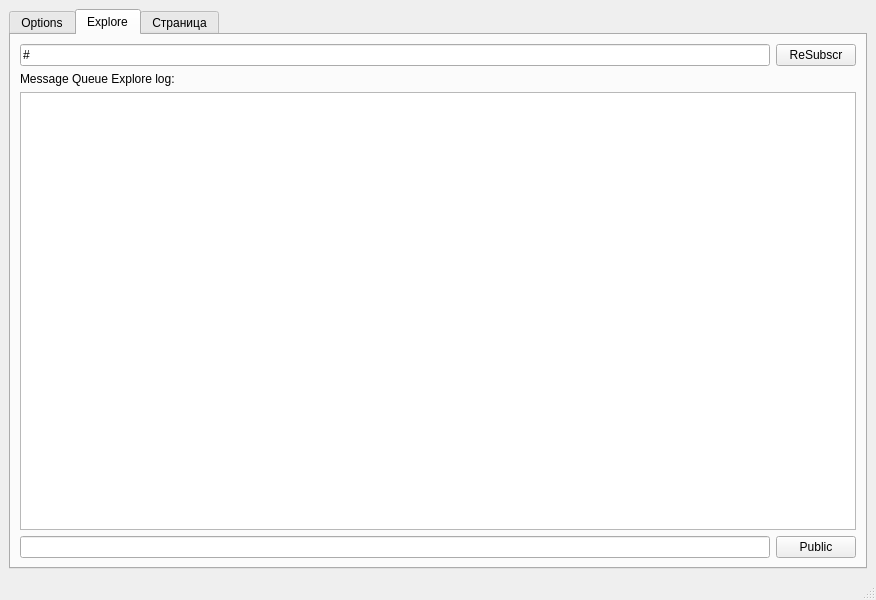
<?xml version="1.0" encoding="UTF-8"?>
<ui version="4.0">
 <class>MainWindow</class>
 <widget class="QMainWindow" name="MainWindow">
  <property name="geometry">
   <rect>
    <x>0</x>
    <y>0</y>
    <width>876</width>
    <height>600</height>
   </rect>
  </property>
  <property name="windowTitle">
   <string>NATS.io Explore</string>
  </property>
  <widget class="QWidget" name="centralwidget">
   <layout class="QGridLayout" name="gridLayout_2">
    <item row="0" column="0">
     <widget class="QTabWidget" name="tabWidget">
      <property name="currentIndex">
       <number>1</number>
      </property>
      <widget class="QWidget" name="wtOpt">
       <attribute name="title">
        <string>Options</string>
       </attribute>
       <layout class="QVBoxLayout" name="verticalLayout_3">
        <item>
         <widget class="QLineEdit" name="PathIniFile">
          <property name="enabled">
           <bool>true</bool>
          </property>
          <property name="font">
           <font>
            <weight>50</weight>
            <italic>true</italic>
            <bold>false</bold>
           </font>
          </property>
          <property name="text">
           <string>default.ini</string>
          </property>
         </widget>
        </item>
        <item>
         <layout class="QHBoxLayout" name="horizontalLayout">
          <item>
           <widget class="QPushButton" name="pbReloadini">
            <property name="text">
             <string>ReLoad ini</string>
            </property>
           </widget>
          </item>
          <item>
           <widget class="QPushButton" name="wpbSaveini">
            <property name="text">
             <string>Save ini</string>
            </property>
           </widget>
          </item>
          <item>
           <widget class="QPushButton" name="wpbOpenDialogini">
            <property name="text">
             <string>Open Dialog / Сменить ini</string>
            </property>
           </widget>
          </item>
         </layout>
        </item>
        <item>
         <widget class="QLabel" name="label">
          <property name="font">
           <font>
            <weight>75</weight>
            <bold>true</bold>
           </font>
          </property>
          <property name="text">
           <string>Server NATS.io</string>
          </property>
          <property name="margin">
           <number>0</number>
          </property>
          <property name="indent">
           <number>0</number>
          </property>
         </widget>
        </item>
        <item>
         <layout class="QGridLayout" name="gridLayout">
          <item row="0" column="1">
           <widget class="QLineEdit" name="weHostNameNATSio">
            <property name="text">
             <string>127.0.0.1</string>
            </property>
           </widget>
          </item>
          <item row="0" column="0">
           <widget class="QLabel" name="label_2">
            <property name="text">
             <string>Host Name</string>
            </property>
           </widget>
          </item>
          <item row="1" column="0">
           <widget class="QLabel" name="label_3">
            <property name="text">
             <string>Sockert Port</string>
            </property>
           </widget>
          </item>
          <item row="1" column="1">
           <widget class="QSpinBox" name="wvPortNATSio">
            <property name="maximum">
             <number>65535</number>
            </property>
            <property name="value">
             <number>4222</number>
            </property>
           </widget>
          </item>
         </layout>
        </item>
        <item>
         <widget class="QLabel" name="label_6">
          <property name="text">
           <string>Account NATS.io user</string>
          </property>
         </widget>
        </item>
        <item>
         <layout class="QGridLayout" name="gridLayout_3">
          <item row="2" column="1">
           <widget class="QLineEdit" name="weUPasswd"/>
          </item>
          <item row="1" column="1">
           <widget class="QLineEdit" name="weUName">
            <property name="text">
             <string>user</string>
            </property>
           </widget>
          </item>
          <item row="2" column="0">
           <widget class="QLabel" name="label_5">
            <property name="text">
             <string>UPasswd</string>
            </property>
           </widget>
          </item>
          <item row="1" column="0">
           <widget class="QLabel" name="label_4">
            <property name="text">
             <string>UName</string>
            </property>
           </widget>
          </item>
          <item row="3" column="0">
           <widget class="QLabel" name="label_7">
            <property name="text">
             <string>ClientID</string>
            </property>
           </widget>
          </item>
          <item row="3" column="1">
           <widget class="QLineEdit" name="weClientId"/>
          </item>
         </layout>
        </item>
        <item>
         <widget class="QCheckBox" name="checkBoxNoSaveAccount">
          <property name="enabled">
           <bool>true</bool>
          </property>
          <property name="text">
           <string>! НЕ Сохранять пароль и пользователя / dont save uname and upasswd</string>
          </property>
          <property name="checked">
           <bool>false</bool>
          </property>
         </widget>
        </item>
        <item>
         <spacer name="verticalSpacer">
          <property name="orientation">
           <enum>Qt::Vertical</enum>
          </property>
          <property name="sizeHint" stdset="0">
           <size>
            <width>20</width>
            <height>40</height>
           </size>
          </property>
         </spacer>
        </item>
       </layout>
      </widget>
      <widget class="QWidget" name="tab">
       <attribute name="title">
        <string>Explore</string>
       </attribute>
       <layout class="QVBoxLayout" name="verticalLayout_2">
        <item>
         <layout class="QVBoxLayout" name="verticalLayout">
          <item>
           <layout class="QHBoxLayout" name="horizontalLayout_3">
            <item>
             <widget class="QLineEdit" name="lineEdit_2">
              <property name="text">
               <string>#</string>
              </property>
             </widget>
            </item>
            <item>
             <widget class="QPushButton" name="wbSubscr">
              <property name="text">
               <string>ReSubscr</string>
              </property>
             </widget>
            </item>
           </layout>
          </item>
          <item>
           <widget class="QLabel" name="label_8">
            <property name="text">
             <string>Message Queue Explore log:</string>
            </property>
           </widget>
          </item>
          <item>
           <widget class="QTextEdit" name="textEdit"/>
          </item>
          <item>
           <layout class="QHBoxLayout" name="horizontalLayout_4">
            <item>
             <widget class="QLineEdit" name="lineEdit_3"/>
            </item>
            <item>
             <widget class="QPushButton" name="pushButton">
              <property name="text">
               <string>Public</string>
              </property>
             </widget>
            </item>
           </layout>
          </item>
         </layout>
        </item>
       </layout>
      </widget>
      <widget class="QWidget" name="tab_2">
       <attribute name="title">
        <string>Страница</string>
       </attribute>
      </widget>
     </widget>
    </item>
   </layout>
  </widget>
  <widget class="QStatusBar" name="statusbar"/>
 </widget>
 <resources/>
 <connections/>
</ui>
